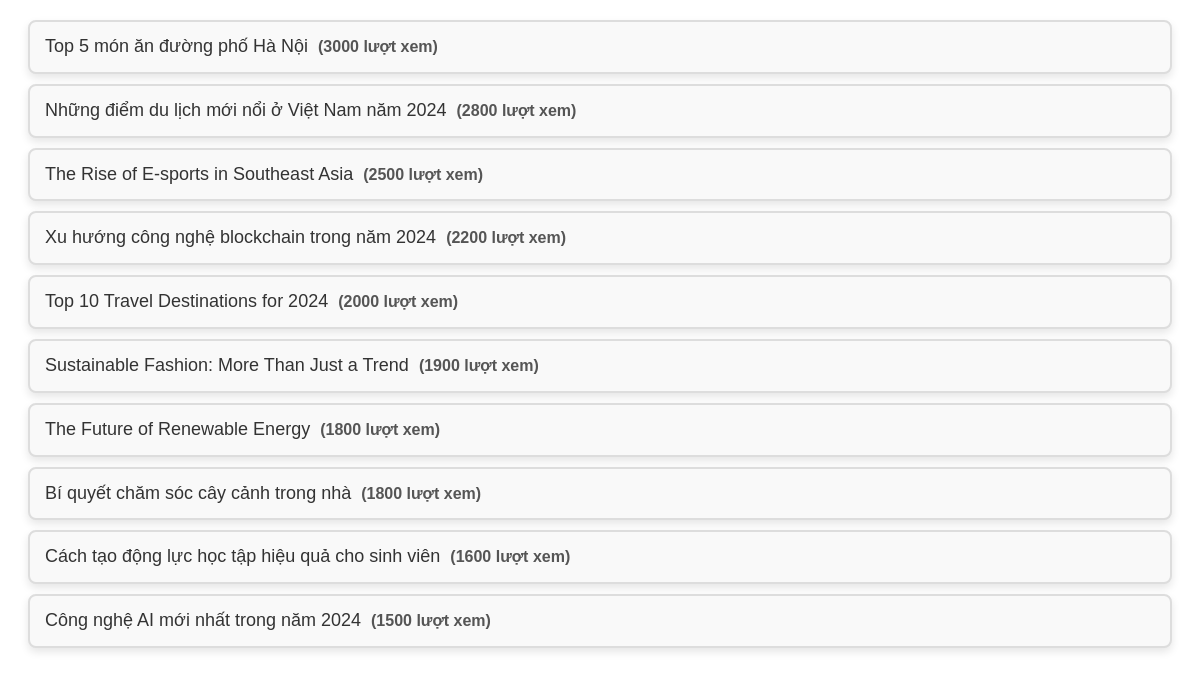
Page /tinxemnhieu.php on the committed database.
### tables this page shows
CREATE TABLE `tin` (
  `idTin` int(11) NOT NULL,
  `lang` varchar(2) NOT NULL,
  `TieuDe` text NOT NULL,
  `TomTat` text NOT NULL,
  `urlHinh` varchar(255) NOT NULL,
  `Ngay` date NOT NULL,
  `idTL` int(11) NOT NULL,
  `idLT` int(11) NOT NULL,
  `SoLanXem` int(11) NOT NULL,
  `NoiBat` int(11) NOT NULL,
  `AnHien` int(11) NOT NULL
);

### tinxemnhieu.php (the view, shortened to what this page needs)
<?php require_once "connectdb.php";
try {
    $sql = "SELECT TieuDe, SoLanXem FROM tin WHERE AnHien=1 ORDER BY SoLanXem DESC LIMIT 0,10";
    $kq = $conn->query($sql);
} catch (Exception $e) {
    die("Lỗi thực thi sql: " . $e->getMessage());
}
?>
<div id="txn" class="data">
    <?php foreach ($kq as $tin) {
        echo "<p>", $tin['TieuDe'], "<span>(", $tin['SoLanXem'], " lượt xem)</span></p>";
    } ?>
</div>

### tinxemnhieu.php (style rules this page uses)
#txn { font-family: Arial, sans-serif; line-height: 1.8em; margin: 20px; }
#txn p { font-size: 18px; color: #333; margin: 10px 0; padding: 10px 15px; border: 2px solid #ddd; border-radius: 8px; background-color: #f9f9f9; box-shadow: 0 4px 8px rgba(0, 0, 0, 0.1); transition: transform 0.2s, box-shadow 0.2s; }
#txn p span { font-size: 16px; color: #555; margin-left: 10px; font-weight: bold; }

### rows in the picture
tin: TieuDe "Top 5 món ăn đường phố Hà Nội", SoLanXem "3000"
tin: TieuDe "Những điểm du lịch mới nổi ở Việt Nam năm 2024", SoLanXem "2800"
tin: TieuDe "The Rise of E-sports in Southeast Asia", SoLanXem "2500"
tin: TieuDe "Xu hướng công nghệ blockchain trong năm 2024", SoLanXem "2200"
tin: TieuDe "Top 10 Travel Destinations for 2024", SoLanXem "2000"
tin: TieuDe "Sustainable Fashion: More Than Just a Trend", SoLanXem "1900"
tin: TieuDe "The Future of Renewable Energy", SoLanXem "1800"
tin: TieuDe "Bí quyết chăm sóc cây cảnh trong nhà", SoLanXem "1800"
tin: TieuDe "Cách tạo động lực học tập hiệu quả cho sinh viên", SoLanXem "1600"
tin: TieuDe "Công nghệ AI mới nhất trong năm 2024", SoLanXem "1500"
